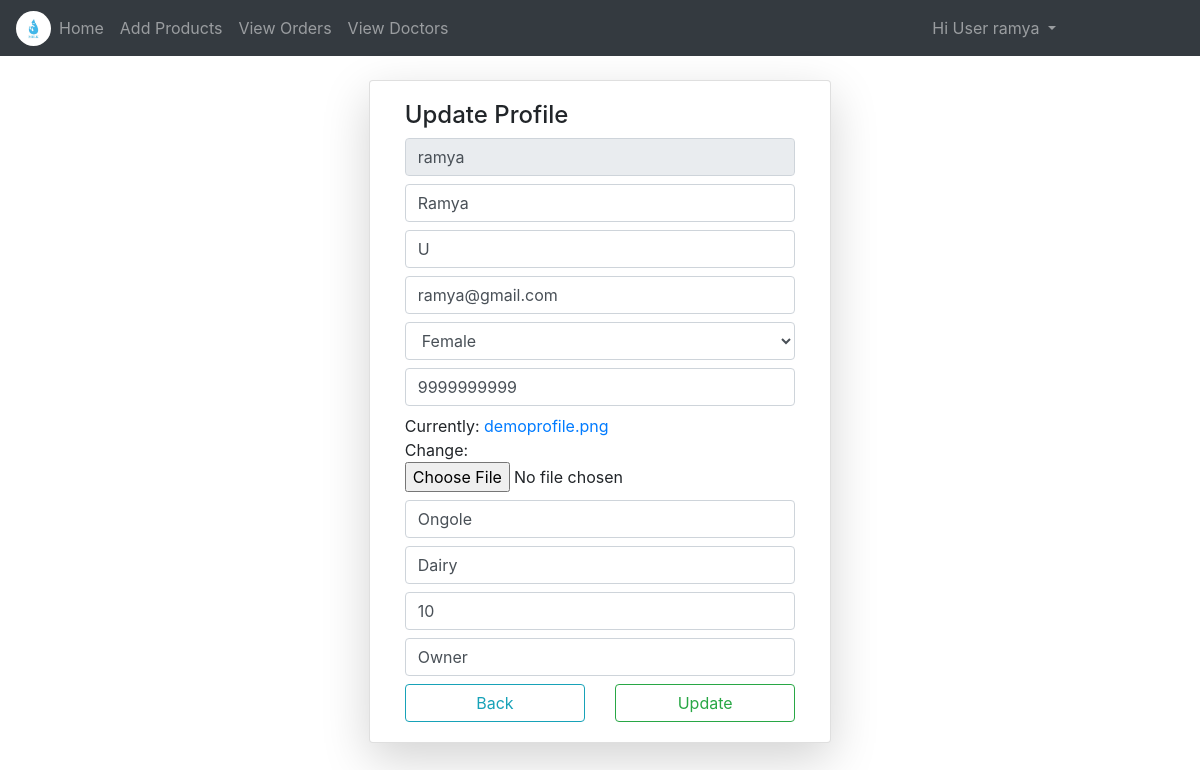
Page /uppf/ (signed in) on the committed database.
### NotesApp/models.py (models this page shows)
class User(AbstractUser):
	v = [
		('d','Select Your gender'),
		('M','Male'),
		('F','Female'),
	]
	p = [
		('G','Guest'),
		('T','Merchant'),
		('S','Customer'),
		('D','Doctor'),
	]
	gd = models.CharField(choices=v,default='d',max_length=5)
	mb = models.CharField(max_length=11)
	uq = models.CharField(max_length=10)
	role = models.CharField(choices=p,default='G',max_length=5)
	is_teacher = models.BooleanField(default=False)
	is_student = models.BooleanField(default=False)
	is_doctor = models.BooleanField(default=False)
	pfimg = models.ImageField(upload_to='Profiles/',default='demoprofile.png')

class TProfile(models.Model):
	branch = models.CharField(max_length=50)
	subjects = models.CharField(max_length=50)
	expr = models.IntegerField()
	designation = models.CharField(max_length=50)
	tch = models.OneToOneField(User,on_delete=models.CASCADE)

### NotesApp/views.py (the view, shortened to what this page needs)
# urls.py: path('uppf/',views.updateprofile,name="uppfle"),
def updateprofile(request):
	h = User.objects.get(id=request.user.id)
	d = []
	if h.role == 'T':
		c = TProfile.objects.filter(tch_id=request.user.id)
		for i in c:
			d.append(i.tch_id)
		if request.user.id not in d:
			if request.method == "POST":
				v = UsupForm(request.POST,request.FILES,instance=h)
				s = TchPf(request.POST)
				if v.is_valid() and s.is_valid():
					n = v.save(commit=False)
					n.is_teacher = 1
					n.save()
					r = s.save(commit=False)
					r.tch_id = request.user.id
					r.save()
					return redirect('/pfle')
			v = UsupForm(instance=h)
			s = TchPf()
			return render(request,'notehtmls/upprofile.html',{'y':v,'n':s})
		else:
			f = TProfile.objects.get(tch_id=request.user.id)
			v = UsupForm(instance=h)
			s = TchPf(instance=f)
			return render(request,'notehtmls/upprofile.html',{'y':v,'n':s})
	else:
		pass

### NotesApp/forms.py
class UsupForm(forms.ModelForm):
	class Meta:
		model = User
		fields = ["username","first_name","last_name","email","gd","mb","pfimg"]
		widgets = {
		"username":forms.TextInput(attrs={
			"class":"form-control my-2",
			"readonly":"true",
			}),
		"first_name":forms.TextInput(attrs={
			"class":"form-control my-2",
			"placeholder":"First Name",
			}),
		"last_name":forms.TextInput(attrs={
			"class":"form-control my-2",
			"placeholder":"Last Name",
			}),
		"email":forms.EmailInput(attrs={
			"class":"form-control my-2",
			"placeholder":"Email",
			}),
		"gd":forms.Select(attrs={
			"class":"form-control my-2",
			}),
		"mb":forms.TextInput(attrs={
			"class":"form-control my-2",
			"placeholder":"Mobile Number",
			}),
		"expr":forms.NumberInput(attrs={
			"class":"form-control my-2",
			"placeholder":"Enter Experience",
			"min":1,
			}),
		}

class TchPf(forms.ModelForm):
	class Meta:
		model = TProfile
		fields = ["branch","subjects","expr","designation"]
		widgets = {
		"branch":forms.TextInput(attrs={
			"class":"form-control my-2",
			"placeholder":"Enter Branch",
			}),
		"subjects":forms.TextInput(attrs={
			"class":"form-control my-2",
			"placeholder":"Enter Subject",
			}),
		"expr":forms.NumberInput(attrs={
			"class":"form-control my-2",
			"placeholder":"Enter Experience",
			"min":1,
			}),
		"designation":forms.TextInput(attrs={
			"class":"form-control my-2",
			"placeholder":"Enter Designation",
			}),
		}

### templates/notehtmls/upprofile.html (shortened to what this page needs)
{% extends 'notehtmls/base.html' %} {% block title %}Update Profile{% endblock %} {% block content %}
<div class="container mt-4">
    <div class="card col-md-5 mx-auto shadow-lg">
        <div class="card-body">
            <h4>Update Profile</h4>
            <form method="post" enctype="multipart/form-data">
                {% csrf_token %} {% for i in y %} {{i}} {% endfor %} {% if request.user.role == 'T' %} {% for j in n %} {{j}} {% endfor %} {% elif request.user.role == 'S' %} {% for j in d %} {{j}} {% endfor %} {% elif request.user.role == 'D' %} {% for j in m %} {{j}}
                {% endfor %} {% endif %}
                <div class="row">
                    <div class="col">
                        <a href="{% url 'pf' %}" class="btn btn-outline-info form-control">Back</a>
                    </div>
                    <div class="col">
                        <input type="submit" value="Update" class="btn btn-outline-success form-control">
                    </div>
                </div>
            </form>
        </div>
    </div>
</div>
{% endblock %}

### templates/notehtmls/navbar.html (shortened to what this page needs)
{% load static %}
<nav class="navbar navbar-expand-md bg-dark navbar-dark">
    <img src="{% static 'images/drop.jpg' %}" class="rounded-circle" height="35px" width="35px">
    <div class="collapse navbar-collapse" id="collapsibleNavbar">
        <ul class="navbar-nav">
            {% if not user.is_authenticated %}
            <li class="nav-item">
                <a class="nav-link {% if request.path == '/' %}active{% endif %}" href="{% url 'hm' %}">Home</a>
            </li>
            <li class="nav-item">
                <a class="nav-link {% if request.path == '/abt/' %}active{% endif %}" href="{% url 'ab' %}">About</a>
            </li>
            <li class="nav-item">
                <a class="nav-link {% if request.path == '/cnt/' %}active{% endif %}" href="{% url 'ct' %}">Contact</a>
            </li>
            <li class="nav-item">
                <a class="nav-link {% if request.path == '/reg/' %}active{% endif %}" href="{% url 'rg' %}">Register</a>
            </li>
            {% else %}
            <li class="nav-item">
                <a class="nav-link {% if request.path == '/' %}active{% endif %}" href="{% url 'hm' %}">Home</a>
            </li>
            {% if user.is_superuser %}
            <li class="nav-item">
                <a class="nav-link {% if request.path == '/roles/' %}active{% endif %}" href="{% url 'role' %}">Roles</a>
            </li>
            {% elif user.role == 'T' and user.is_teacher == 1 %}
            <li class="nav-item" style="display: flex;">
                <a class="nav-link" href="{% url 'ntlist' %}">Add Products</a>
                <a class="nav-link" href="{% url 'olist' %}">View Orders</a>
                <a class="nav-link" href="{% url 'dlist' %}">View Doctors</a>
            </li>
            {% elif user.role == 'S' and user.is_student == 1 %}
            <li class="nav-item">
                <a class="nav-link" href="{% url 'ntlists' %}">View Products</a>
            </li>
            {% elif user.role == 'D' and user.is_doctor == 1 %}
            <li class="nav-item">
                <a class="nav-link" href="{% url 'mlist' %}">View Merchants</a>
            </li>
            {% else %}
            <li class="nav-item">
                <a class="nav-link" href="">Access Denied</a>
            </li>
            {% endif %} {% endif %}
        </ul>
        <ul class="navbar-nav ml-auto" style="margin-right: 120px;">
            {% if not user.is_authenticated %}
            <li class="nav-item">
                <a class="nav-link {% if request.path == '/login/' %}active{% endif %}" href="{% url 'lg' %}">Login</a>
            </li>
            {% else %}
            <div class="dropdown">
                <a class="dropdown-toggle nav-link" data-toggle="dropdown">
          Hi User {{request.user.username}}
        </a>
            </div>
            {% endif %}
        </ul>
    </div>
</nav>

### rows in the picture
User: user.username "ramya", y "ramya" "Ramya" "U" "ramya@gmail.com" "Female" "9999999999"
TProfile: n "Ongole" "Dairy" "10" "Owner"
